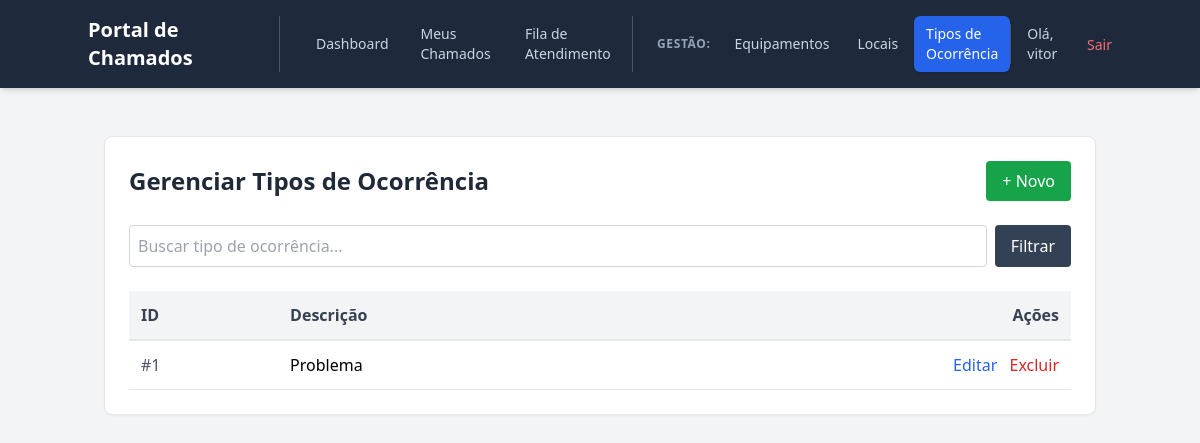
The page /chamados/noc/tipos/ (signed in) on the database as committed earlier.
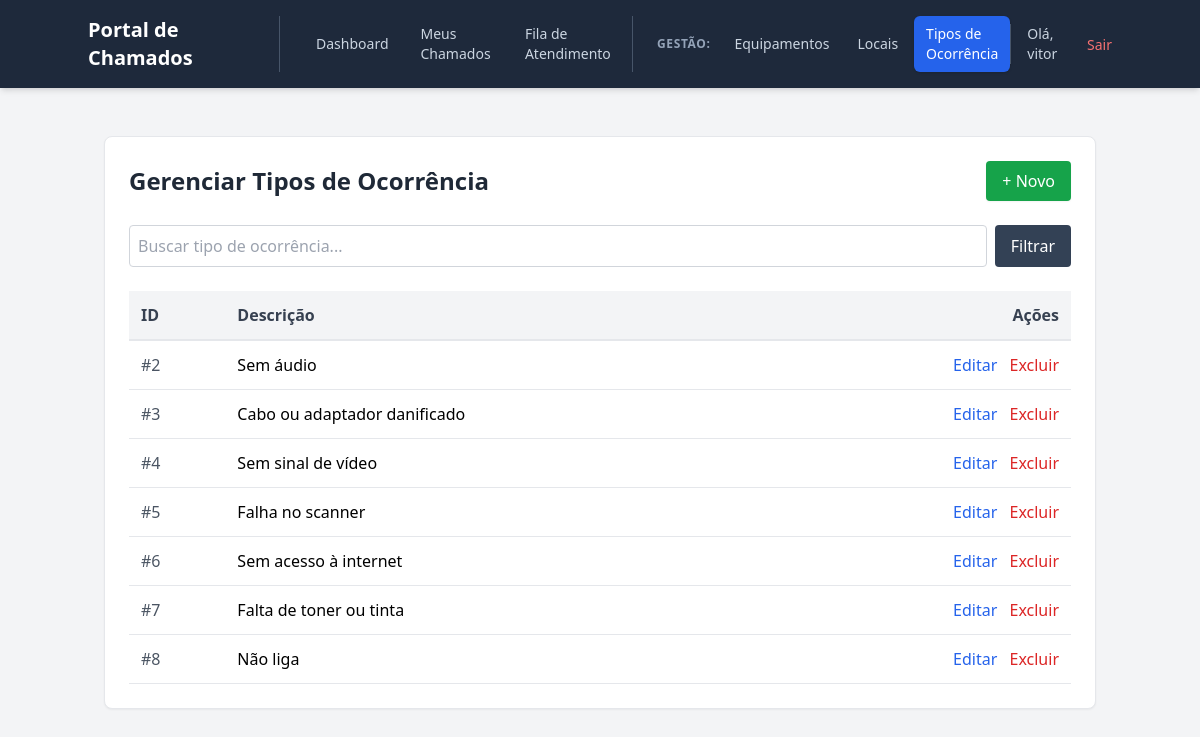
The same page on the database as committed later.
### chamados/models.py (models this page shows, shortened)
class TipoOcorrencia(models.Model):
  descricao = models.CharField(
      max_length=100, verbose_name='Tipo de Ocorrência'
  )

### chamados/views.py (the view)
# urls.py: path('noc/tipos/', views.lista_tipos, name='lista_tipos'),
@login_required
@user_passes_test(checa_se_noc, login_url='lista_chamados_solicitante')
def lista_tipos(request):
    query = request.GET.get('q', '')
    if query:
        tipos = TipoOcorrencia.objects.filter(descricao__icontains=query)
    else:
        tipos = TipoOcorrencia.objects.all()
    return render(request, 'chamados/noc/lista_tipos.html', {'tipos': tipos, 'query': query})

### chamados/views.py (called while the page is built)
def checa_se_noc(user):
    try:
        return user.is_authenticated and user.perfilusuario.is_noc
    except ObjectDoesNotExist:
        return False

### chamados/templates/chamados/noc/lista_tipos.html (shortened to what this page needs)
{% extends "chamados/base.html" %}
{% block content %}
<div class="bg-white p-6 rounded-lg shadow-sm border border-gray-200">
    <div class="flex justify-between items-center mb-6">
        <h2 class="text-2xl font-bold text-gray-800">Gerenciar Tipos de Ocorrência</h2>
        <a href="{% url 'novo_tipo' %}" class="bg-green-600 hover:bg-green-700 text-white px-4 py-2 rounded font-medium shadow-sm">+ Novo</a>
    </div>
    <form method="GET" class="mb-6 flex gap-2">
        <input type="text" name="q" value="{{ query }}" placeholder="Buscar tipo de ocorrência..." class="border border-gray-300 rounded p-2 flex-grow focus:ring-2 focus:ring-slate-500">
        <button type="submit" class="bg-slate-700 hover:bg-slate-800 text-white px-4 py-2 rounded">Filtrar</button>
    </form>
    <table class="w-full text-left border-collapse">
        <thead>
            <tr class="bg-gray-100 border-b-2 border-gray-200 text-gray-700">
                <th class="p-3 font-semibold">ID</th>
                <th class="p-3 font-semibold">Descrição</th>
                <th class="p-3 font-semibold text-right">Ações</th>
            </tr>
        </thead>
        <tbody>
            {% for tipo in tipos %}
            <tr class="border-b hover:bg-gray-50">
                <td class="p-3 text-gray-600">#{{ tipo.id }}</td>
                <td class="p-3">{{ tipo.descricao }}</td>
                <td class="p-3 text-right space-x-2">
                    <a href="{% url 'editar_tipo' tipo.id %}" class="text-blue-600 hover:underline">Editar</a>
                    <a href="{% url 'excluir_tipo' tipo.id %}" class="text-red-600 hover:underline">Excluir</a>
                </td>
            </tr>
            {% empty %}
            <tr><td colspan="3" class="p-4 text-center text-gray-500">Nenhum tipo de ocorrência encontrado.</td></tr>
            {% endfor %}
        </tbody>
    </table>
</div>
{% endblock %}

Rows that differ between the two databases and show on the page:
removed TipoOcorrencia: id "1", descricao "Problema"
added TipoOcorrencia: id "2", descricao "Sem áudio"
added TipoOcorrencia: id "3", descricao "Cabo ou adaptador danificado"
added TipoOcorrencia: id "4", descricao "Sem sinal de vídeo"
added TipoOcorrencia: id "5", descricao "Falha no scanner"
added TipoOcorrencia: id "6", descricao "Sem acesso à internet"
added TipoOcorrencia: id "7", descricao "Falta de toner ou tinta"
added TipoOcorrencia: id "8", descricao "Não liga"
